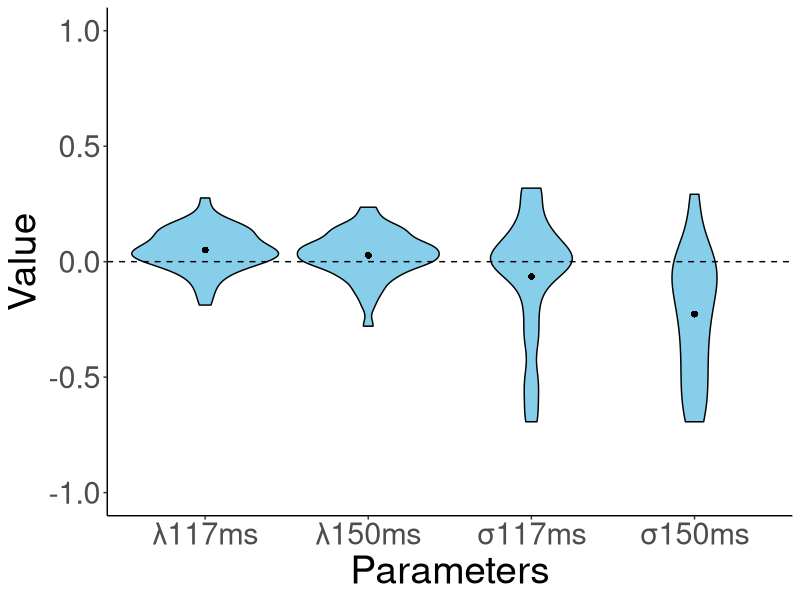
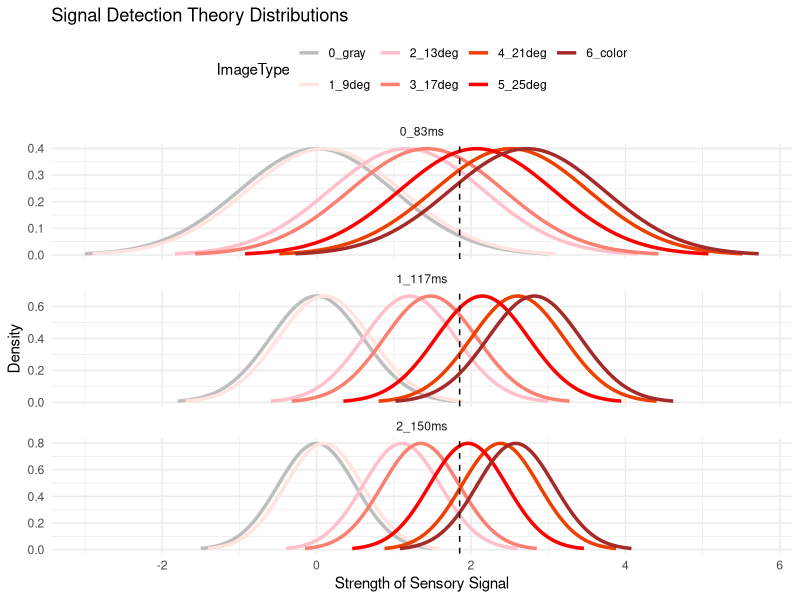

Write the R code that produced these figures, in order.
library(tidyverse)

dat <- read.table("subdata.csv", header=T,sep=",") 

result = dat %>%             
  filter(TorF1 == 0 | TorF1 == 1) %>% # dual-task trials
  select(subnum, exposure, maskwidth, colorcond, TorF1, colorres, TorF2, gray_gray, gray_mix, gray_color, mix_gray, mix_mix, mix_color, color_gray, color_mix, color_color) %>%    
  group_by(subnum, colorcond, exposure, maskwidth) %>%                
  summarize(gray_gray= sum(gray_gray), gray_mix= sum(gray_mix), gray_color= sum(gray_color), mix_gray= sum(mix_gray), mix_mix= sum(mix_mix), mix_color= sum(mix_color), color_gray= sum(color_gray), color_mix= sum(color_mix), color_color= sum(color_color)) #%>%       

#基準となるパラメータ
sigma83ms <- 1
mu83ms_gray <- 0

### Function for model fitting
fit_uvsdt_mle <- function(data, add_constant = TRUE) {
  
  # add_constant = TRUE adds a small value to the response frequency vectors.
  # correction against extreme estimates 
  if (add_constant) {
    data <- data+0.5
  }
  
  # initial guess for parameter values d-primeベースで出す
  mu83ms_9deg  <- qnorm(data[4,2]/(data[4,1]+data[4,2]))-qnorm(data[1,2]/(data[1,1]+data[1,2]))
  mu83ms_13deg <- qnorm(data[5,2]/(data[5,1]+data[5,2]))-qnorm(data[1,2]/(data[1,1]+data[1,2]))
  mu83ms_17deg <- qnorm(data[6,2]/(data[6,1]+data[6,2]))-qnorm(data[1,2]/(data[1,1]+data[1,2]))
  mu83ms_21deg <- qnorm(data[7,2]/(data[7,1]+data[7,2]))-qnorm(data[1,2]/(data[1,1]+data[1,2]))
  mu83ms_25deg <- qnorm(data[8,2]/(data[8,1]+data[8,2]))-qnorm(data[1,2]/(data[1,1]+data[1,2]))
  mu83ms_color <- qnorm(data[19,2]/(data[19,1]+data[19,2]))-qnorm(data[1,2]/(data[1,1]+data[1,2]))
  mu117ms <- 1
  mu150ms <- 1
  sigma117ms <- 1
  sigma150ms <- 1
  cri <- 2
  
  guess <- c(mu83ms_9deg, mu83ms_13deg, mu83ms_17deg, mu83ms_21deg, mu83ms_25deg, mu83ms_color, mu117ms, mu150ms, sigma117ms, sigma150ms, cri)
  
  # model fit
  fit <- suppressWarnings(optim(uvsdt_logL, 
                                par = guess, 
                                lower =      c(0.1, 0.1, 0.1, 0.1, 0.1, 1.0, 0.5, 0.5, 0.5, 0.5, 0.5),
                                upper =      c(3.5, 3.5, 3.5, 3.5, 3.5, 3.5, 2.0, 2.0, 2.0, 2.0, 5.0), 
                                gr = NULL, method = "BFGS", 
                                control = list("maxit" = 10000, 
                                               "parscale" = c(1,   1,    1,   1,    1,   1,  0.001,  0.001,  0.001,  0.001,  1))))
  
  # outputs
  mu83ms_9deg  <- fit$par[1]
  mu83ms_13deg <- fit$par[2] 
  mu83ms_17deg <- fit$par[3] 
  mu83ms_21deg <- fit$par[4] 
  mu83ms_25deg <- fit$par[5] 
  mu83ms_color <- fit$par[6] 
  mu117ms<-  fit$par[7] 
  mu150ms <- fit$par[8] 
  sigma117ms <- fit$par[9] 
  sigma150ms <- fit$par[10]
  cri <- fit$par[11] 
  
  logL <- -fit$value
  
  AIC <- -2 * logL + 2 * 11
  
  predicted_data <- matrix(c(rep(1,21)), nrow=21, ncol=2)
  ##############################################################################
  # model predictions
  predicted_data <- matrix(NA, nrow=21, ncol=2)
  #gray
  mean_one_mat <- c(mu83ms_gray, mu83ms_gray*mu117ms, mu83ms_gray*mu150ms)
  sigmamat <- c(sigma83ms,sigma117ms,sigma150ms)
  for (cond in 1:3) {
    pred_gray_others_rate <- pnorm(cri, mean= mean_one_mat[cond], sd=sigmamat[cond])
    pred_gray_color_rate <- 1-pred_gray_others_rate
    
    #反応数
    pred_nr_gray_color <- sum(data[cond,1]+data[cond,2]) * pred_gray_color_rate
    pred_nr_gray_others <- sum(data[cond,1]+data[cond,2]) * pred_gray_others_rate
    predicted_data[cond,1] <- pred_gray_others_rate
    predicted_data[cond,2] <- pred_gray_color_rate
  }
  
  #chimera
  mean_one_mat <- c(mu83ms_9deg,mu83ms_13deg,mu83ms_17deg,mu83ms_21deg,mu83ms_25deg, mu83ms_9deg*mu117ms,mu83ms_13deg*mu117ms,mu83ms_17deg*mu117ms,mu83ms_21deg*mu117ms,mu83ms_25deg*mu117ms, mu83ms_9deg*mu150ms,mu83ms_13deg*mu150ms,mu83ms_17deg*mu150ms,mu83ms_21deg*mu150ms,mu83ms_25deg*mu150ms)
  sigmamat <- c(rep(sigma83ms,5),rep(sigma117ms,5),rep(sigma150ms,5))
  for (cond in 4:18) {
    pred_chimera_others_rate <- pnorm(cri, mean=mean_one_mat[cond-3], sd=sigmamat[cond-3])
    pred_chimera_color_rate <-1-pred_chimera_others_rate
    #反応数
    pred_nr_chimera_color <- sum(data[cond,1]+data[cond,2]) *pred_chimera_color_rate
    pred_nr_chimera_others <- sum(data[cond,1]+data[cond,2]) * pred_chimera_others_rate
    predicted_data[cond,1] <- pred_chimera_others_rate
    predicted_data[cond,2] <- pred_chimera_color_rate
  }
  
  #color
  mean_two_mat <- c(mu83ms_color,mu83ms_color*mu117ms,mu83ms_color*mu150ms)
  sigmamat <- c(sigma83ms,sigma117ms,sigma150ms)
  for (cond in 19:21) {
    pred_color_others_rate <- pnorm(cri, mean=mean_two_mat[cond-18], sd=sigmamat[cond-18])
    pred_color_color_rate <- 1-pred_color_others_rate
    #反応数
    pred_nr_color_color <- sum(data[cond,1]+data[cond,2]) * pred_color_color_rate
    pred_nr_color_others <- sum(data[cond,1]+data[cond,2]) * pred_color_others_rate
    predicted_data[cond,1] <- pred_color_others_rate
    predicted_data[cond,2] <- pred_color_color_rate
  }
  ##############################################################################
  
  
  est <- data.frame(mu83ms_9deg   = mu83ms_9deg, 
                    mu83ms_13deg  = mu83ms_13deg, 
                    mu83ms_17deg  = mu83ms_17deg, 
                    mu83ms_21deg  = mu83ms_21deg, 
                    mu83ms_25deg  = mu83ms_25deg, 
                    mu83ms_color = mu83ms_color,
                    mu117ms = mu117ms,
                    mu150ms = mu150ms,
                    sigma117ms = sigma117ms,
                    sigma150ms = sigma150ms,
                    cri = cri, 
                    logL = logL,
                    AIC = AIC)
  return(list(est,predicted_data))
}


### Likelihood function
uvsdt_logL <- function(x, inputs) {
  
  # target parameters
  mu83ms_9deg  <- x[1]
  mu83ms_13deg <- x[2] 
  mu83ms_17deg <- x[3] 
  mu83ms_21deg <- x[4] 
  mu83ms_25deg <- x[5] 
  mu83ms_color <- x[6] 
  mu117ms<-  x[7] 
  mu150ms <- x[8] 
  sigma117ms <- x[9] 
  sigma150ms <- x[10]
  cri <- x[11] 
  
  ##############################################################################
  # model predictions
  predicted_data <- matrix(NA, nrow=21, ncol=2)
  #gray
  mean_one_mat <- c(mu83ms_gray, mu83ms_gray*mu117ms, mu83ms_gray*mu150ms)
  sigmamat <- c(sigma83ms,sigma117ms,sigma150ms)
  for (cond in 1:3) {
    pred_gray_others_rate <- pnorm(cri, mean= mean_one_mat[cond], sd=sigmamat[cond])
    pred_gray_color_rate <- 1-pred_gray_others_rate
    
    #反応数
    pred_nr_gray_color <- sum(data[cond,1]+data[cond,2]) * pred_gray_color_rate
    pred_nr_gray_others <- sum(data[cond,1]+data[cond,2]) * pred_gray_others_rate
    predicted_data[cond,1] <- pred_gray_others_rate
    predicted_data[cond,2] <- pred_gray_color_rate
  }
  
  #chimera
  mean_one_mat <- c(mu83ms_9deg,mu83ms_13deg,mu83ms_17deg,mu83ms_21deg,mu83ms_25deg, mu83ms_9deg*mu117ms,mu83ms_13deg*mu117ms,mu83ms_17deg*mu117ms,mu83ms_21deg*mu117ms,mu83ms_25deg*mu117ms, mu83ms_9deg*mu150ms,mu83ms_13deg*mu150ms,mu83ms_17deg*mu150ms,mu83ms_21deg*mu150ms,mu83ms_25deg*mu150ms)
  sigmamat <- c(rep(sigma83ms,5),rep(sigma117ms,5),rep(sigma150ms,5))
  for (cond in 4:18) {
    pred_chimera_others_rate <- pnorm(cri, mean=mean_one_mat[cond-3], sd=sigmamat[cond-3])
    pred_chimera_color_rate <-1-pred_chimera_others_rate
    #反応数
    pred_nr_chimera_color <- sum(data[cond,1]+data[cond,2]) *pred_chimera_color_rate
    pred_nr_chimera_others <- sum(data[cond,1]+data[cond,2]) * pred_chimera_others_rate
    predicted_data[cond,1] <- pred_chimera_others_rate
    predicted_data[cond,2] <- pred_chimera_color_rate
  }
  
  #color
  mean_two_mat <- c(mu83ms_color,mu83ms_color*mu117ms,mu83ms_color*mu150ms)
  sigmamat <- c(sigma83ms,sigma117ms,sigma150ms)
  for (cond in 19:21) {
    pred_color_others_rate <- pnorm(cri, mean=mean_two_mat[cond-18], sd=sigmamat[cond-18])
    pred_color_color_rate <- 1-pred_color_others_rate
    #反応数
    pred_nr_color_color <- sum(data[cond,1]+data[cond,2]) * pred_color_color_rate
    pred_nr_color_others <- sum(data[cond,1]+data[cond,2]) * pred_color_others_rate
    predicted_data[cond,1] <- pred_color_others_rate
    predicted_data[cond,2] <- pred_color_color_rate
  }
  ##############################################################################
  
  # log likelihood
  logL <- sum(data * log(predicted_data))
  if (is.nan(logL)) {
    logL <- -Inf
  }
  
  logL <- -logL
  return(logL)
  #if (1 < par[3] & par[3] < par[4] & par[4] < par[5] & par[5] < par[6] & par[7] < par[8] & par[8] < par[9] & par[9]< par[10] & par[10]< par[11] & par[12] < par[13] & par[13] < par[14] & par[14] < par[15] & par[15] < par[16]) {
  #logL <- -logL　#対数尤度を対数損失にする
  #return(logL)
  #} 
  #else {
  # return(999999)
  #}
  
}


estimates <- c()
predicted_array <- array(NA, dim = c(21, 2, 44))
data_rate_array <- array(NA, dim = c(21, 2, 44))

for (i in 4:47) {
  
  sub <- i
  
  #データ成型
  subdata <- result[((sub-4)*21+1):((sub-4)*21+21), ]
  data <- matrix(NA, nrow=21, ncol=2)
  #gray
  data[1:3,1]<-unlist(subdata[1:3,5]+subdata[1:3,6])#_others
  data[1:3,2]<-unlist(subdata[1:3,7])#_color
  #chimera
  data[4:18,1]<-unlist(subdata[4:18,8]+subdata[4:18,9])#_others
  data[4:18,2]<-unlist(subdata[4:18,10])#_color
  #color
  data[19:21,1]<-unlist(subdata[19:21,11]+subdata[19:21,12])#_others
  data[19:21,2]<-unlist(subdata[19:21,13])#_color
  
  data_rate_array[,1,(sub-3)]<-data[,1]/(data[,1]+data[,2])
  data_rate_array[,2,(sub-3)]<-data[,2]/(data[,1]+data[,2])

  
  ### Fitting

  fit <- fit_uvsdt_mle(data, add_constant = TRUE)
  df <- fit[[1]]
  df$sub <- i
  estimates <- rbind(estimates, df)
  a <- fit[[2]]
  predicted_array[,,(sub-3)] <- a
}

predicted_array[,,1]
data_rate_array[,,1]



#mean+variance,mean,variance,nullの検定


for (i in 1:4){
  now <- log(estimates[,i+6])
  #now <- estimates[,i+6]
  t_test_below1 <- t.test(now, mu = 0, alternative = "less")
  t_test_above1 <- t.test(now, mu = 0, alternative = "greater")
  print(t_test_below1)
  print(t_test_above1)
}

library(ggplot2)
data <- data.frame(
  Parameters = rep(c("λ117ms", "λ150ms", "σ117ms", "σ150ms"), each = 44),
  Value = c(estimates[,7], estimates[,8], estimates[,9], estimates[,10])
)
data$Value <- log(data$Value)

# グラフの作成
ggplot(data, aes(x = Parameters, y = Value)) +
  geom_violin(fill = "skyblue", color = "black") +  # ヴァイオリンプロットの描画
  geom_hline(yintercept = 0, linetype = "dashed", color = "black") +  # y = 1 の位置に横線を追加
  labs(x = "Parameters",
       y = "Value") +
  coord_cartesian(ylim = c(-1, 1)) +  # y軸の範囲を0から1.2に)設定
  stat_summary(fun = mean, geom = "point", 
               shape =16, size = 2, color = "black")+
  theme_classic() +  # テーマの設定
  theme(
    plot.title = element_text(size = 20 * 2),    # タイトルのサイズを5倍に
    axis.title.x = element_text(size = 14 * 2),  # x軸ラベルのサイズを5倍に
    axis.title.y = element_text(size = 14 * 2),  # y軸ラベルのサイズを5倍に
    axis.text.x = element_text(size = 11 * 2),   # x軸目盛りのサイズを5倍に
    axis.text.y = element_text(size = 11 * 2)    # y軸目盛りのサイズを5倍に
  )



# 参加者ごとの結果の図示
pickup_sub <- 1
library(ggplot2)

plot_sdt_distributions <- function(means, sds, attention_levels, image_types, colors) {
  data <- data.frame()
  
  for (i in 1:length(attention_levels)) {
    for (j in 1:length(image_types)) {
      x <- seq(means[i,j] - 3 * sds[i,j], means[i,j] + 3 * sds[i,j], length.out = 100)
      y <- dnorm(x, mean = means[i,j], sd = sds[i,j])
      
      # データフレームに追加
      data <- rbind(data, data.frame(
        x = x,
        y = y,
        Attention = attention_levels[i],
        ImageType = image_types[j],
        color = colors[j]
      ))
    }
  }
  
  # プロットを描画
  p <- ggplot(data, aes(x = x, y = y, color = ImageType)) +
    geom_line(size = 1.2) +
    scale_color_manual(values = colors) +
    labs(title = "Signal Detection Theory Distributions",
         x = "Strength of Sensory Signal",
         y = "Density") +
    geom_vline(xintercept = estimates[pickup_sub,11], linetype = "dashed", color = "black") + 
    facet_wrap(~ Attention, nrow = 3, scales = "free_y") +  # 各注意条件で分布を重ねる
    theme_minimal() +
    theme(legend.position = "top")
  
  print(p)
}

# 平均値と標準偏差（例）
 means_83ms <- c(mu83ms_gray, estimates[pickup_sub,1], estimates[pickup_sub,2], estimates[pickup_sub,3], estimates[pickup_sub,4], estimates[pickup_sub,5], estimates[pickup_sub,6])  
 means_117ms <- means_83ms * estimates[pickup_sub,7]
 means_150ms <- means_83ms * estimates[pickup_sub,8]
 means <- rbind(means_83ms,means_117ms,means_150ms)
 sd_83ms <- c(rep(sigma83ms, 7))  
 sd_117ms <- c(rep(estimates[pickup_sub,9], 7))  
 sd_150ms <- c(rep(estimates[pickup_sub,10], 7))  
 sds <- rbind(sd_83ms,sd_117ms,sd_150ms)
# 注意レベル（例）
attention_levels <- c("0_83ms", "1_117ms", "2_150ms")

# 画像タイプ（例）
image_types <- c("0_gray", "1_9deg", "2_13deg", "3_17deg", "4_21deg", "5_25deg", "6_color")

# カラー（例）
colors <- c("grey", "mistyrose", "pink", "salmon", "orangered2","red", "brown")

# 関数を呼び出してプロットを作成
plot_sdt_distributions(means, sds, attention_levels, image_types, colors)